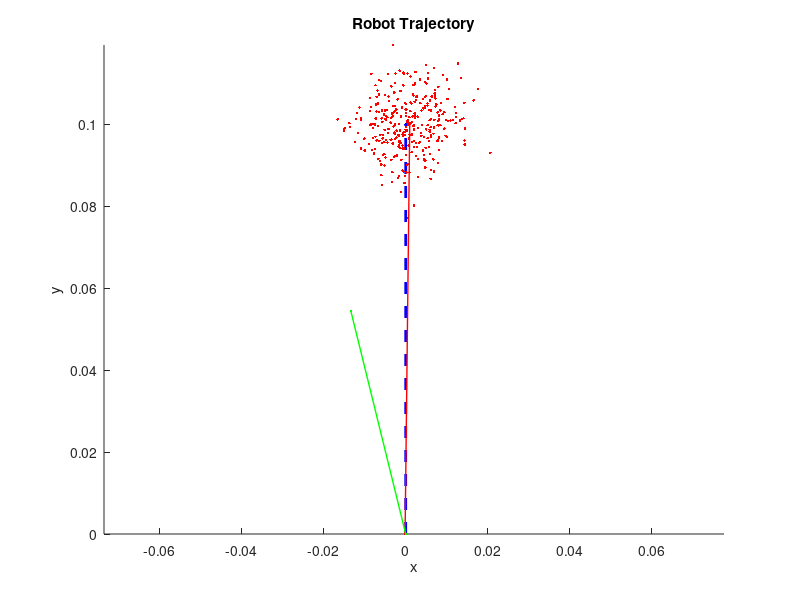

The MATLAB script that drew this image: (Note: this script raises an error after producing the figure.)
% #########################################
% GMU 2013
% ECE Scholarly Paper
% Cesar Corzo
% Mobile Robot Filtering Solutions
% Particle Filter vs EKF
% #########################################

% Cleaning up environment
clear all force;
close all force;

% Increase this for slower animation.
ptime=0.05;

% Robot Parameters
gain = 0.5;
L = 2;
v = 1; %m/s
T = 15;
delta = 0.1;
xdes = 10;
ydes = 10;

% Measurement Covariances
r = 0.004;
R = [r 0;0 r];

% Process Covariances
q = 0.0025;
qsi = 0.0025;
Q = [q 0 0;0 q 0;0 0 qsi];

% Extended Kalman Filter Parameters
% Static parameters
H = [1 0 0;0 1 0];

% Initial Conditions
x(:,1) = zeros(3,1);
Pplus = [r 0 0;0 r 0;0 0 0];
xest(:,1) = x(:,1);
z(:,1) = H*x(:,1) + sqrt(r)*randn(2,1);
xesterror(:,1) = xest(:,1) - x(:,1);
sensorerror(:,1) = z(:,1) - H*x(:,1);

% SET UP PARTICLE FILTER
% Set the number of particles.
nPart = 500;
% Sample the particles from the prior (initial) distribution.
xPart = repmat(x(:,1),1,nPart)+(delta*sqrt(r)*randn(3,nPart));
xPartMean = sum(xPart,2)/nPart;
wPart = zeros(1,nPart);
xPart_N(:,:) = zeros(3,nPart);
z(:,1) = H*x(:,1) + sqrt(r)*randn(2,1);
xPartMeanerror(:,1) = xPartMean(:,1) - x(:,1);
%sensorerror(:,1) = z(:,1) - H*x(:,1);

%%%%%%%%%%%%%%%%%%%%%%%%%%%%%%%%%%%%
% SET UP THE PLOTS
figure(1)
clf;
title('Robot Trajectory');
xlabel('x');
ylabel('y');

axis equal;
%axis([-1 11 -1 11]);
%box on;
hold on;
% True trajectory
%rTrue = line(x(1),x(2));
%set(rTrue,'linestyle','none','color','b','marker','.','markersize',20);
rTrueLine = line(x(1),x(2));
set(rTrueLine,'linestyle','--','color','b','linewidth',2);
% Particles
rPart = line(xPart(1,:),xPart(2,:));
set(rPart,'linestyle','none','color','r','marker','.');
% Particle Mean
%rPartMean = line(xPartMean(1),xPartMean(2));
%set(rPartMean,'linestyle','none','markeredgecolor','g','markerfacecolor','w','linewidth',2,'marker','o','markersize',12);
rPartMeanLine = line(xPartMean(1),xPartMean(2));
set(rPartMeanLine,'linestyle','-','color','r','linewidth',1);

% EKF
rEKFLine = line(xest(1), xest(2));
set(rEKFLine,'linestyle','-','color','g','linewidth',1);

% Make sure everything is drawn.
drawnow;
pause(ptime);
%%%%%%%%%%%%%%%%%%%%%%%%%%%%%%%%%%%
pause;

for k=2:T/delta
    % change trajectory
    if(xest(1,k-1) > 4)
        xdes = 0;
    end
    Sides(k-1) = -atan2((xdes-xest(1,k-1)),(ydes-xest(2,k-1)));
    % Calculate alpha
    angleerror(k-1) = Sides(k-1)-xest(3,k-1);
    if(angleerror(k-1) > 2*pi)
       angleerror(k-1) = angleerror(k-1) - 2*pi;
    elseif(angleerror(k-1) < -2*pi)
       angleerror(k-1) = angleerror(k-1) + 2*pi;
    end

    if(gain*abs(angleerror(k-1)) > pi/4)
       alpha(k-1)= (pi/4)*sign(angleerror(k-1));
    else
       alpha(k-1)= gain*(angleerror(k-1));
    end
    
    G = delta*[0 0 -v/(L*(cos(alpha(k-1)))^2)]';
   
    % Nonlinear process model
    f = [-v*sin(x(3,k-1)); v*cos(x(3,k-1)); (v/L)*tan(alpha(k-1))];
    % True State
    x(:,k) = x(:,k-1) + delta*f;
    %x_N = x(:,k-1) + f*delta + delta*sqrt(q)*randn(3,1);
    % Measurement model
    z(:,k) = H*x(:,k) + [sqrt(r)*randn sqrt(r)*randn]';
    
    %% Particle Filter
    %% 1. (Simulate) Propagate each sample according to the dynamic model
    for i=1:nPart
        fPart = [-v*sin(xPart(3,i)); v*cos(xPart(3,i)); (v/L)*tan(alpha(k-1))];
        xPart_N(:,i) = xPart(:,i) + fPart*delta + G*sqrt(q)*randn;
        zPart = H*xPart_N(:,i);
        % Calculate the weights for each particle
        pdf = normpdf(z(:,k), zPart, sqrt(R*[1 1]'));
        % Multiply each probability
        wPart(i) = pdf(1)*pdf(2);%*pdf(3);
    end
    
    % Normalize to form a probability distribution (i.e. sum to 1).
    pPart = wPart/sum(wPart);
    
    %% 3. Resampling
    % From this new distribution, now we randomly sample from it 
    % to generate our new estimate particles
    cspPart = cumsum(pPart); % cumulative sum
    for i = 1:nPart
        u = rand;
        j = find(u <= cspPart,1);
        xPart(:,i) = xPart_N(:,j);
    end
    
    xPartMean(:,k) = mean(xPart, 2);   
    
    %%%%%%%%%%%%%%%%%%%%% Extended Kalman Filter %%%%%%%%%%%%%%%%%%%%%%%%%%
    % Dynamic Model
    fest = [-v*sin(xest(3,k-1)); v*cos(xest(3,k-1)); (v/L)*tan(alpha(k-1))];
    F = [1 0 -delta*v*cos(xest(3,k-1));0 1 -delta*v*sin(xest(3,k-1));0 0 1];
    
    % EKF Steps
    Pminus = F*Pplus*F' + G*q*G';
    K = Pminus*H'*inv(H*Pminus*H' + R);
    %Pplus = (eye(3)- K*H)*Pminus;
    Pplus=[eye(3) - K*H]*Pminus*[eye(3) - K*H]' + K*R*K';
    
    xpredict = xest(:,k-1) + fest*delta;
    xest(:,k) = xpredict + K*(z(:,k-1) - H*xpredict);
    
    % errors
    xPartMeanerror(:,k) = xPartMean(:,k) - x(:,k);
    sensorerror(:,k) = z(:,k) - H*x(:,k);
    xEKFerror(:,k) = xest(:,k) - x(:,k);
    
    %%%%%%%%%%%%%%%% DISPLAY THE RESULTS %%%%%%%%%%%%%%%%%%%%%%%%%%%%%%
    %set(rTrue,'xdata',x(1,k),'ydata',x(2,k));
    set(rTrueLine,'xdata',x(1,1:k),'ydata',x(2,1:k));
    set(rPart,'xdata',xPart(1,:),'ydata',xPart(2,:));
    %set(rPartMean,'xdata',xPartMean(1,k),'ydata',xPartMean(2,k));
    set(rPartMeanLine,'xdata',xPartMean(1,:),'ydata',xPartMean(2,:));
    set(rEKFLine,'xdata',xest(1,:),'ydata',xest(2,:));
    
    drawnow;
    legend('True','Particles','PF', 'EKF', 4);
    pause(ptime);
end
ekfmse = [ mean(xEKFerror(1,:).^2), mean(xEKFerror(2,:).^2), mean(xEKFerror(3,:).^2) ]';
pfmse = [ mean(xPartMeanerror(1,:).^2), mean(xPartMeanerror(2,:).^2), mean(xPartMeanerror(3,:).^2) ]';

figure(2)
plot(radtodeg(x(3,:)), '--b');
hold on;
plot(radtodeg(xPartMean(3,:)), 'k');
hold on;
plot(radtodeg(xest(3,:)), 'g');
%hold on;
%plot(z(3,:), 'or');
%title('Heading');
xlabel('k')
ylabel('Angle(deg)')
legend('\Psi (k)', '\Psi_P_a_r_t(k)','\Psi_E_K_F(k)', 'z_\Psi (k)',2);

figure(3)
scatter(xPartMeanerror(1,:),xPartMeanerror(2,:));
hold on;
scatter(xEKFerror(1,:),xEKFerror(2,:), 'g');
hold on;
scatter(sensorerror(1,:),sensorerror(2,:), 'r');
title('Error');
xlabel('x')
ylabel('y')
legend('\epsilon_P_a_r_t (k)', '\epsilon_E_K_F (k)','\epsilon_z (k)',1);

figure(4)
subplot(2,2,1)
plot(abs(xPartMeanerror(1,:)));
hold on;
plot(abs(xEKFerror(1,:)), 'g');
xlabel('k')
ylabel('Error(m)')
title('|\epsilon_x|')
legend('\epsilon_P_a_r_t (k)', '\epsilon_E_K_F (k)', 1);
subplot(2,2,2)
plot(abs(xPartMeanerror(2,:)));
hold on;
plot(abs(xEKFerror(2,:)), 'g');
xlabel('k')
ylabel('Error(m)')
title('|\epsilon_y|')
legend('\epsilon_P_a_r_t (k)', '\epsilon_E_K_F (k)', 1);
subplot(2,2,3.5)
plot(radtodeg(abs(xPartMeanerror(3,:))));
hold on;
plot(radtodeg(abs(xEKFerror(3,:))), 'g');
xlabel('k')
ylabel('Error(deg)')
title('|\epsilon_\Psi|')
legend('\epsilon_P_a_r_t (k)', '\epsilon_E_K_F (k)', 1);


